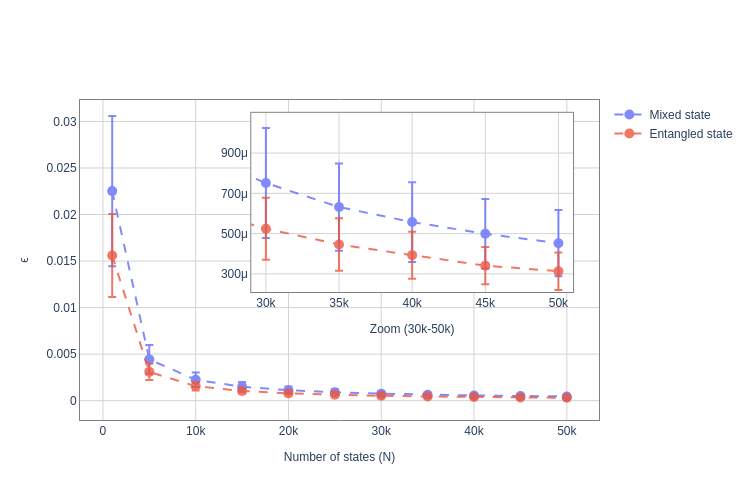

Notebook code for this chart:
### Code cell
plotter_inset()

### Figure 1 — Plotly figure (JSON) as saved in the notebook; plotly's stock layout.template omitted (floating-point values rounded to 4 significant figures)
{"data": [{"error_y": {"array": [0.00807, 0.001545, 0.0007846, 0.0005234, 0.0003991, 0.0003225, 0.0002735, 0.0002168, 0.000198, 0.0001727, 0.0001644], "type": "data", "visible": true}, "line": {"color": "#636EFA", "dash": "dash", "width": 2}, "marker": {"color": "#636EFA", "size": 10}, "mode": "lines+markers", "name": "Mixed state", "opacity": 0.8, "type": "scatter", "x": [1000.0, 5000.0, 10000.0, 15000.0, 20000.0, 25000.0, 30000.0, 35000.0, 40000.0, 45000.0, 50000.0], "y": [0.02252, 0.004436, 0.002247, 0.001493, 0.001128, 0.0008993, 0.0007515, 0.0006318, 0.0005574, 0.000499, 0.0004525]}, {"error_y": {"array": [0.004462, 0.0008813, 0.0004565, 0.0002958, 0.0002276, 0.0001864, 0.0001539, 0.0001299, 0.0001168, 9.279e-05, 9.276e-05], "type": "data", "visible": true}, "line": {"color": "#EF553B", "dash": "dash", "width": 2}, "marker": {"color": "#EF553B", "size": 10}, "mode": "lines+markers", "name": "Entangled state", "opacity": 0.8, "type": "scatter", "x": [1000.0, 5000.0, 10000.0, 15000.0, 20000.0, 25000.0, 30000.0, 35000.0, 40000.0, 45000.0, 50000.0], "y": [0.01559, 0.003092, 0.001558, 0.001041, 0.0007834, 0.0006302, 0.0005245, 0.000446, 0.0003929, 0.0003408, 0.0003132]}, {"error_y": {"array": [0.00807, 0.001545, 0.0007846, 0.0005234, 0.0003991, 0.0003225, 0.0002735, 0.0002168, 0.000198, 0.0001727, 0.0001644], "type": "data", "visible": true}, "line": {"color": "#636EFA", "dash": "dash", "width": 2}, "marker": {"color": "#636EFA", "size": 10}, "mode": "lines+markers", "opacity": 0.8, "showlegend": false, "type": "scatter", "x": [1000.0, 5000.0, 10000.0, 15000.0, 20000.0, 25000.0, 30000.0, 35000.0, 40000.0, 45000.0, 50000.0], "xaxis": "x2", "y": [0.02252, 0.004436, 0.002247, 0.001493, 0.001128, 0.0008993, 0.0007515, 0.0006318, 0.0005574, 0.000499, 0.0004525], "yaxis": "y2"}, {"error_y": {"array": [0.004462, 0.0008813, 0.0004565, 0.0002958, 0.0002276, 0.0001864, 0.0001539, 0.0001299, 0.0001168, 9.279e-05, 9.276e-05], "type": "data", "visible": true}, "line": {"color": "#EF553B", "dash": "dash", "width": 2}, "marker": {"color": "#EF553B", "size": 10}, "mode": "lines+markers", "opacity": 0.8, "showlegend": false, "type": "scatter", "x": [1000.0, 5000.0, 10000.0, 15000.0, 20000.0, 25000.0, 30000.0, 35000.0, 40000.0, 45000.0, 50000.0], "xaxis": "x2", "y": [0.01559, 0.003092, 0.001558, 0.001041, 0.0007834, 0.0006302, 0.0005245, 0.000446, 0.0003929, 0.0003408, 0.0003132], "yaxis": "y2"}], "layout": {"height": 500, "legend": {"font": {"family": "Arial", "size": 12}}, "paper_bgcolor": "white", "plot_bgcolor": "white", "width": 750, "xaxis": {"gridcolor": "lightgray", "gridwidth": 1, "linecolor": "gray", "linewidth": 1, "mirror": true, "showgrid": true, "showline": true, "tickfont": {"family": "Arial", "size": 12}, "title": {"font": {"family": "Arial", "size": 12}, "text": "Number of states (N)"}, "zeroline": false}, "xaxis2": {"anchor": "y2", "domain": [0.33, 0.95], "gridcolor": "lightgray", "linecolor": "gray", "linewidth": 1, "mirror": true, "range": [29000, 51000], "showgrid": true, "showline": true, "tickfont": {"family": "Arial", "size": 12}, "title": {"font": {"family": "Arial", "size": 12}, "text": "Zoom (30k-50k)"}}, "yaxis": {"gridcolor": "lightgray", "gridwidth": 1, "linecolor": "gray", "linewidth": 1, "mirror": true, "showgrid": true, "showline": true, "tickfont": {"family": "Arial", "size": 12}, "title": {"font": {"family": "Arial", "size": 12}, "text": "ϵ"}, "type": "linear", "zeroline": false}, "yaxis2": {"anchor": "x2", "domain": [0.4, 0.96], "gridcolor": "lightgray", "linecolor": "gray", "linewidth": 1, "mirror": true, "range": [0.00021, 0.0011], "showgrid": true, "showline": true, "tickfont": {"family": "Arial", "size": 12}, "tickvals": [0.0002, 0.0003, 0.0005, 0.0007, 0.0009], "type": "linear"}}}
